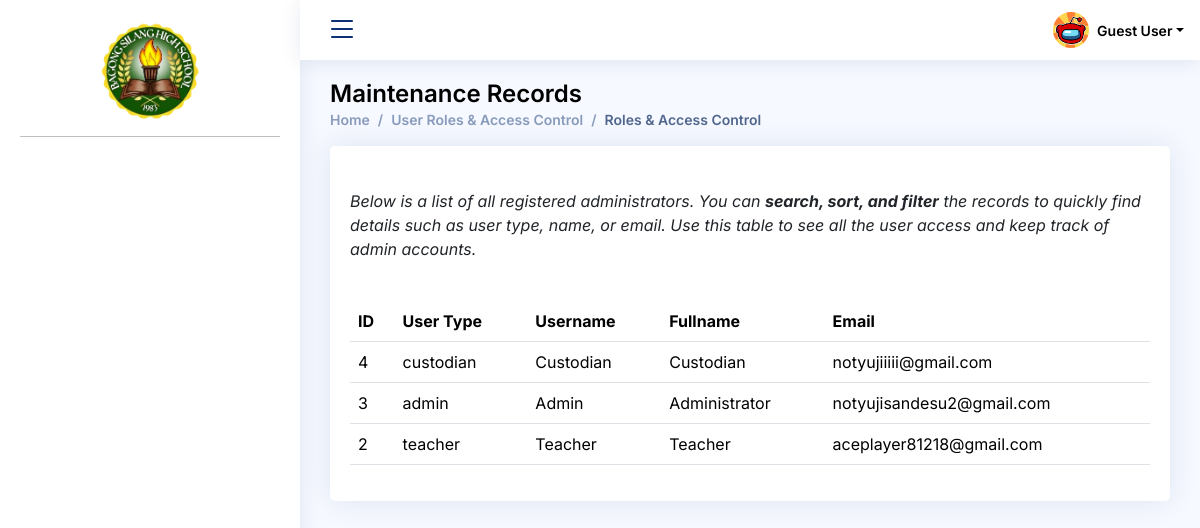
Screenshot of /User_Admin/users/users.php with the database file from the repository.
### tables this page shows
CREATE TABLE `bcp_sms4_admins` (
  `id` int NOT NULL AUTO_INCREMENT,
  `user_type` enum('admin','teacher','custodian') NOT NULL,
  `username` varchar(255) NOT NULL,
  `fullname` varchar(255) NOT NULL,
  `password` varchar(255) NOT NULL,
  `email` varchar(255) NOT NULL,
  PRIMARY KEY (`id`)
);

### User_Admin/users/users.php (the view, shortened to what this page needs)
<!DOCTYPE html>
<html lang="en">
<head>
  <link href="../../assets/vendor/bootstrap/css/bootstrap.min.css" rel="stylesheet">
  <link href="../../assets/vendor/bootstrap-icons/bootstrap-icons.css" rel="stylesheet">
  <link href="../../assets/vendor/boxicons/css/boxicons.min.css" rel="stylesheet">
  <link href="../../assets/vendor/quill/quill.snow.css" rel="stylesheet">
  <link href="../../assets/vendor/quill/quill.bubble.css" rel="stylesheet">
  <link href="../../assets/vendor/remixicon/remixicon.css" rel="stylesheet">
  <link href="../../assets/vendor/simple-datatables/style.css" rel="stylesheet">
  <link href="../../assets/css/style.css" rel="stylesheet">
</head>
<body>
  <?php
    include '../../components/nav-bar.php'
  ?>
  <main id="main" class="main">
    <div class="pagetitle">
      <h1>Maintenance Records</h1>
      <nav>
        <ol class="breadcrumb">
          <li class="breadcrumb-item"><a href="<?=BASE_URL?>User_Admin/dashboard.php">Home</a></li>
          <li class="breadcrumb-item"><a href="<?=BASE_URL?>User_Admin/users/users.php">User Roles & Access Control</a></li>
          <li class="breadcrumb-item active">Roles & Access Control</li>
        </ol>
      </nav>
    </div>
    <?php
    $host = 'localhost';
    $dbname = 'bcp_sms4_pcm';
    $username = 'root';
    $password = '';
    try {
        $pdo = new PDO("mysql:host=$host;dbname=$dbname", $username, $password);
        $pdo->setAttribute(PDO::ATTR_ERRMODE, PDO::ERRMODE_EXCEPTION);
        $stmt = $pdo->query("SELECT id, user_type, username, fullname, email FROM bcp_sms4_admins ORDER BY id DESC");
        $schedules = $stmt->fetchAll(PDO::FETCH_ASSOC);
    } catch(PDOException $e) {
        echo "Connection failed: " . $e->getMessage();
        $schedules = [];
    }
    ?>
    <section class="section">
        <div class="row">
            <div class="col-lg-12">
                <div class="card">
                    <div class="card-body">
                        <h5 class="card-title"></h5>
                        <p>
                            <em>Below is a list of all registered administrators.
                            You can <b>search, sort, and filter</b> the records to quickly find details
                            such as user type, name, or email.
                            Use this table to see all the user access and keep track of admin accounts.</em>
                        </p>
                        <br>
                        <table class="table datatable">
                            <thead>
                                <tr>
                                    <th>ID</th>
                                    <th>User Type</th>
                                    <th>Username</th>
                                    <th>Fullname</th>
                                    <th>Email</th>
                                </tr>
                            </thead>
                            <tbody>
                                <?php foreach ($schedules as $schedule): ?>
                                <tr>
                                    <td><?php echo htmlspecialchars($schedule['id']); ?></td>
                                    <td><?php echo htmlspecialchars($schedule['user_type']); ?></td>
                                    <td><?php echo htmlspecialchars($schedule['username']); ?></td>
                                    <td><?php echo htmlspecialchars($schedule['fullname']); ?></td>
                                    <td><?php echo htmlspecialchars($schedule['email']); ?></td>
                                </tr>
                                <?php endforeach; ?>
                            </tbody>
                        </table>
                    </div>
                </div>
            </div>
        </div>
    </section>
  </main>
  </body>
</html>

### assets/css/style.css (style rules this page uses)
:root { scroll-behavior: smooth; }
body { font-family: "Inter", sans-serif; background: #f6f9ff; color: #444444; }
a { color: #4154f1; text-decoration: none; }
h1, h2, h3, h4, h5, h6 { font-family: "Inter", sans-serif; }
#main { margin-top: 60px; padding: 20px 30px; transition: all 0.3s; }
.pagetitle { margin-bottom: 10px; }
.pagetitle h1 { font-size: 24px; margin-bottom: 0; font-weight: 600; color: #000000; }
.card { margin-bottom: 30px; border: none; border-radius: 5px; box-shadow: 0px 0 30px rgba(1, 41, 112, 0.1); }
.card-title { padding: 20px 0 15px 0; font-size: 18px; font-weight: 500; color: #000000; font-family: "Inter", sans-serif; }
.card-body { padding: 0 20px 20px 20px; }
.breadcrumb { font-size: 14px; font-family: "Inter", sans-serif; color: #000000; font-weight: 600; }
.breadcrumb a { color: #899bbd; transition: 0.3s; }
.breadcrumb .breadcrumb-item::before { color: #899bbd; }
.breadcrumb .active { color: #51678f; font-weight: 600; }
@media (min-width: 1200px) { #main, #footer, #header { margin-left: 300px; } }

### rows the page displays
bcp_sms4_admins: id "4", user_type "custodian", username "Custodian", fullname "Custodian", email "notyujiiiii@gmail.com"
bcp_sms4_admins: id "3", user_type "admin", username "Admin", fullname "Administrator", email "notyujisandesu2@gmail.com"
bcp_sms4_admins: id "2", user_type "teacher", username "Teacher", fullname "Teacher", email "aceplayer81218@gmail.com"

### other values shown
$userFullname "Guest User"
